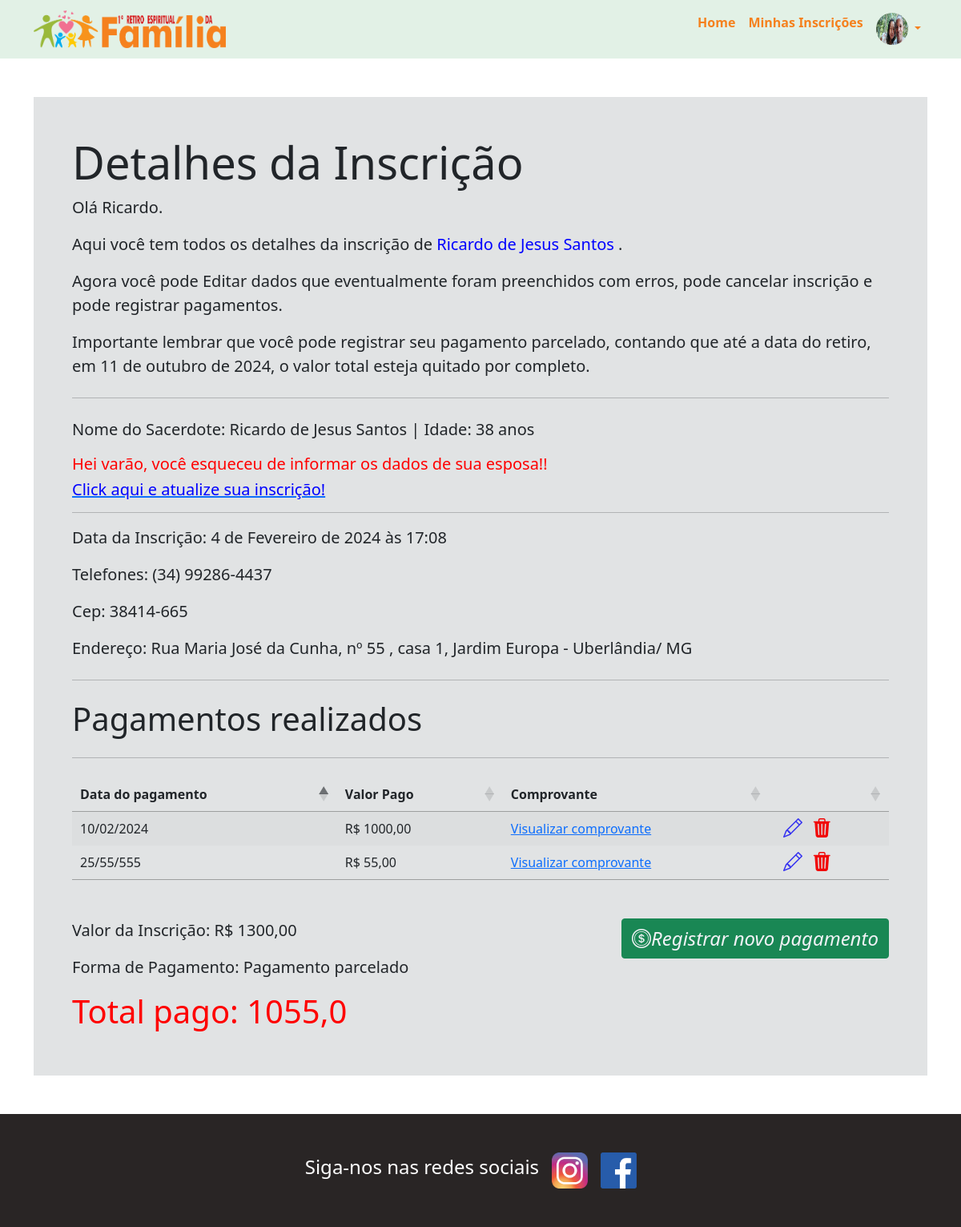
The app's page /inscricao/datalhe/2 (signed in), older data.
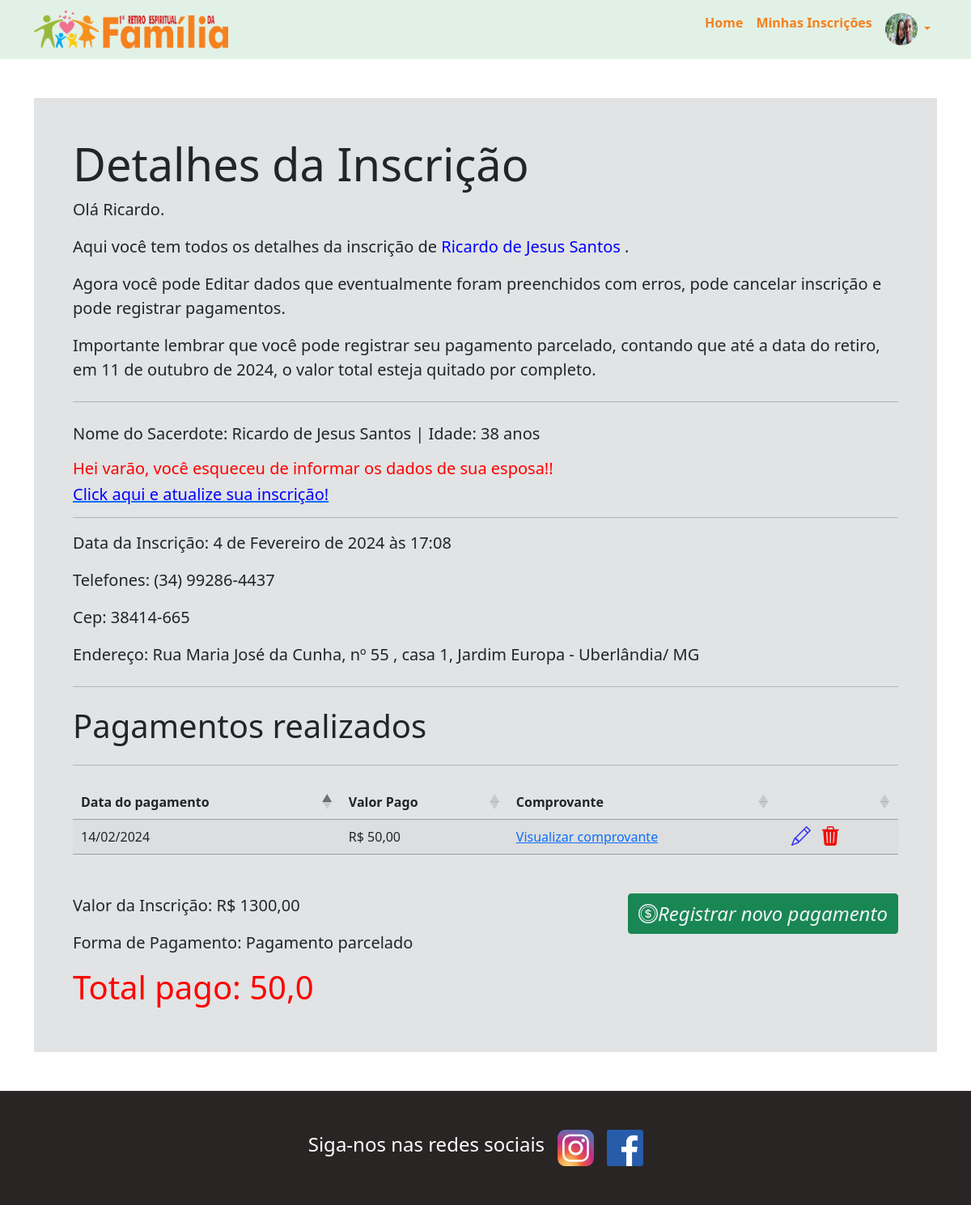
The same page, newer data.
### user_profile/models.py (models this page shows, shortened)
class UserProfile(models.Model):
    nome_completo = models.CharField(max_length=50, null=True)
    telefone = models.CharField(max_length=16, null=True)
    foto = models.ImageField(upload_to='fotos_usuarios', null=True, blank=True, verbose_name='Imagem')
    usuario = models.OneToOneField(User, on_delete=models.CASCADE)
    class Meta:
        verbose_name = 'Perfil'
        verbose_name_plural = 'Perfis'

### subscription/models.py (models this page shows, shortened)
class Inscricoes(models.Model):
    user = models.ForeignKey(User, on_delete=models.CASCADE, blank=True)
    nome_inscrito = models.CharField(max_length=50, verbose_name= 'Nome completo')
    conjuge = models.CharField(max_length=50, verbose_name= 'Nome do cônjuge', null=True, blank=True)
    idade = models.IntegerField(default=0)
    idade_conjuge = models.IntegerField(default=0, verbose_name= 'Idade do cônjuge', null=True, blank=True)
    dt_inscricao = models.DateTimeField(default=timezone.now, verbose_name= 'Data de inscrição', blank=True)
    telefone_1 = models.CharField(max_length=15, null=True, blank=True, verbose_name='Telefone 1')
    telefone_2 = models.CharField(max_length=15, null=True, blank=True, verbose_name='Telefone 2')
    email = models.EmailField(null=True, blank=True, verbose_name='E-mail')
    responsavel = models.CharField(max_length=50, verbose_name= 'Responsável', blank=True, default="-")
    cep = models.CharField(max_length=11, null=True, blank=True)
    logradouro = models.CharField(max_length=200, null=True, blank=True)
    numero = models.IntegerField(null=True, blank=True, default=0)
    complemento = models.CharField(max_length=50, null=True, blank=True)
    bairro = models.CharField(max_length=200, null=True, blank=True)
    cidade = models.CharField(max_length=200, null=True, blank=True)
    uf = models.CharField(max_length=100, null=True, blank=True)
    total_pago = models.DecimalField(max_digits=6, decimal_places=2, blank=True, default=0.0)
    RESPONSAVEL_CHOICES = (
        ("Pai", "Pai"),
        ("Mãe", "Mãe"),
        ("Responsável legal", "Responsavel legal")
    )
    parentesco_responsável = models.CharField(max_length=50, choices = RESPONSAVEL_CHOICES, blank= True, null=True, verbose_name= 'Parentesco')
    ESTADO_CIVIL_CHOICES = (
        ("Casado", "Casado"),
        ("Solteiro", "Solteiro"),
        ("Namorando", "Namorando")
    )
    estado_civil = models.CharField(max_length=20, choices = ESTADO_CIVIL_CHOICES )
    valor_inscricao = models.DecimalField(max_digits=6, decimal_places=2, blank=True)
    STATUS_CHOICES = (
        ("Pago", "Pago"),
        ("Pagamento parcelado", "Pagamento parcelado"),
    )
    status = models.CharField(max_length=50, choices = STATUS_CHOICES,  default="Pagamento parcelado", blank= True)
    class Meta:
        verbose_name = 'Inscrição'
        verbose_name_plural = 'Inscrições'

class Pagamento(models.Model):
    inscricao = models.ForeignKey(Inscricoes, on_delete = models.CASCADE, blank=True, null=True)
    data_registro= models.DateTimeField(default=timezone.now, blank=True, null=True)
    data_pagamento = models.CharField(max_length=12)
    valor = models.DecimalField(max_digits=6, decimal_places=2)
    comprovante_pagamento = models.FileField(upload_to ='uploads/')
    class Meta:
        verbose_name = 'Pagamento'
        verbose_name_plural = 'Pagamentos'

### subscription/views.py (the view)
# urls.py: path('datalhe/<int:id>', detalhe_incricao, name='incricoes_detalhe'),
@login_required()
def detalhe_incricao(request, id):
    inscricao = get_object_or_404(Inscricoes, pk=id, user=request.user)
    pagamentos = Pagamento.objects.filter(inscricao=inscricao)
    qtd_pgtos = len(pagamentos)
    if (qtd_pgtos != 0):
        total_pago = Pagamento.objects.filter(inscricao=inscricao).aggregate(total=Sum('valor'))
        total_pago = float(total_pago['total'])
    else:
        total_pago = 0.0
    context = {
        'inscricao': inscricao,
        'pagamentos': pagamentos,
        'total_pago': total_pago,
    }
    return render(request, 'inscricoes_details.html', context )

### subscription/templates/inscricoes_details.html (shortened to what this page needs)
{% extends 'partials/base.html' %}
{% load static %}
{% block main %}
<div class="container pt-5 pb-5">
    <div class="jumbotron p-5">
        <h1 class="display-4">Detalhes da Inscrição</h1>
        <p class="lead">Olá {{user.username}}.</p>
        <p class="lead">Aqui você tem todos os detalhes da inscrição de <b class="pago">{{inscricao.nome_inscrito }}
                {% if inscricao.conjuge %} e {{inscricao.conjuge }} {% endif %}</b>.</p>
        <p class="lead">Agora você pode Editar dados que eventualmente foram preenchidos com erros, pode cancelar
            inscrição e pode registrar pagamentos.</p>
        <p class="lead">Importante lembrar que você pode registrar seu pagamento parcelado, contando que até a data do
            retiro, em 11 de outubro de 2024, o valor total esteja quitado por completo. </p>
        <hr class="my-4">
        {% if inscricao.estado_civil == 'Casado' %}
        <p class="lead"><b>Nome do Sacerdote: </b> {{inscricao.nome_inscrito }} |
            <b>Idade: </b> {{inscricao.idade }} anos
        </p>
        {% if inscricao.conjuge %}
        <p class="lead"><b>Nome da Esposa virtuosa: </b> {{inscricao.conjuge }} |
            <b>Idade: </b> {{inscricao.idade_conjuge }} anos
        </p>
        {% else %}
        <h5 class="card-title a_pagar">Hei varão, você esqueceu de informar os dados de sua esposa!!
        </h5>
        <a href="{% url 'atualizar' inscricao.id %}">
            <h5 class="card-title pago">Click aqui e atualize sua inscrição!</h5>
        </a>
        <hr>
        {% endif %}
        <p class="lead"><b>Data da Inscrição: </b> {{inscricao.dt_inscricao }} </p>
        <p class="lead"><b>Telefones: </b> {% if inscricao.telefone_1 %}{{inscricao.telefone_1 }} {% endif %}
            {% if incricao.telefone_2 %} | {{inscricao.telefone_2 }} {% endif %}</p>
        <p class="lead"><b>Cep: </b> {{inscricao.cep }} </p>
        <p class="lead"><b>Endereço: </b> {{inscricao.logradouro }}, nº {{inscricao.numero }}
            {% if inscricao.complemento %}, {{ inscricao.complemento}}{% endif %}, {{inscricao.bairro }}
            - {{inscricao.cidade }}/ {{ inscricao.uf}}
        </p>
        {% endif %}
        <hr class="my-4">
        <h3 class="display-6">Pagamentos realizados</h3>
        <hr class="my-4">
        <table id="list-insc" class="stripe">
            <thead>
                <tr>
                    <th>Data do pagamento </th>
                    <th>Valor Pago</th>
                    <th>Comprovante</th>
                    <th></th>
                </tr>
            </thead>
            <tbody>
                {% for p in pagamentos %}
                <tr>
                    <td>{{ p.data_pagamento }}</td>
                    <td>R$ {{ p.valor }}</td>
                    <td><a href=" {{ p.comprovante_pagamento.url }}" target="_blank">Visualizar comprovante</a> </td>
                    <td><a href="{% url 'pagamento_edit' p.id %}"><i class="bi bi-pencil m-2"
                                style="font-size: 1.5rem; color: #3532f0;"></i></a>
                        <a href="{% url 'pagamento_delete' p.id %}"><i class="bi bi-trash3-fill"
                                style="font-size: 1.5rem; color: #f10808;"></i></a>
                    </td>
                </tr>
                {% endfor %}
            </tbody>
        </table>
        <div class="mt-5 d-flex justify-content-between">
            <div>
                <p class="lead"><b>Valor da Inscrição: </b>R$ {{inscricao.valor_inscricao }} </p>
                <p class="lead"><b>Forma de Pagamento: </b> {{inscricao.status }} </p>
                {% if total_pago >= inscricao.valor_inscricao %}
                <h1 class="display-6 pago"> Total pago: {{total_pago }}</h1>
                {% else %}
                <h1 class="display-6 a_pagar"> Total pago: {{total_pago }}</h1>
                {% endif %}
            </div>
            <div>
                <a href="{% url 'incricoes_pagar' inscricao.id %}" class="btn btn-success"><i class="bi bi-coin"
                        style="font-size: 1.5rem; color: #f1f2f6;">Registrar novo pagamento</i></a>
            </div>
        </div>
    </div>
</div>
{% endblock %}

### templates/partials/base.html
{% load static %}
{% include 'partials/header.html' %}
{% block main %}
{% endblock%}
{% include 'partials/footer.html' %}

### templates/partials/header.html (shortened to what this page needs)
{% load static %}
<head>
  <link rel="stylesheet" href="{% static 'styles/styles.css' %}">
  <link rel="stylesheet" href="{% static 'styles/wickedcss.min.css' %}">
  <link rel="stylesheet" href="https://unpkg.com/aos@next/dist/aos.css" />
  <link rel="stylesheet" href="https://cdn.datatables.net/1.13.7/css/jquery.dataTables.css" />
  <link rel="stylesheet" href="https://cdn.jsdelivr.net/npm/bootstrap-icons@1.11.1/font/bootstrap-icons.css"
>
  <link href="https://cdn.jsdelivr.net/npm/bootstrap@5.0.2/dist/css/bootstrap.min.css" rel="stylesheet"
>
</head>
<body>
  <nav class="navbar navbar-expand-lg navbar-light">
    <div class="container">
      <a class="navbar-brand" href="{% url 'home'%}">
        <img src="{% static  'imgs/logo-retiro.png' %}" alt="" width="240px">
      </a>
      <div class="collapse navbar-collapse d-flex justify-content-end" id="navbarSupportedContent">
        <ul class="navbar-nav">
          {% if user.is_authenticated %}
          <li class="nav-item">
            <a class="nav-link active" aria-current="page" href="{% url 'home'%}">Home</a>
          </li>
          <li class="nav-item">
            <a class="nav-link" href="{% url 'incricoes_list'%}">Minhas Inscrições</a>
          </li>
          <li class="nav-item dropdown">
            <a class="nav-link dropdown-toggle" href="#" data-bs-toggle="dropdown" aria-expanded="false"
              id="navbarDropdownMenuLink" role="button" aria-haspopup="true" aria-expanded="false">
              {% if user.userprofile.foto %}
              <img src="{{ user.userprofile.foto.url }}" width="40" height="40" class="rounded-circle">
              {% else %}
              <img src="{% static  'imgs/default-user-image.jpg' %}" width="40" height="40" class="rounded-circle">
              {% endif %}
            </a>
          </li>
          {% endif %}
        </ul>
      </div>
    </div>
  </nav>

### templates/partials/footer.html (shortened to what this page needs)
{% load static %}
<nav class="footer p-5">
    <div class="container">
        <div class="row w-100">
            <div class="col-4 d-flex w-100 justify-content-center align-items-center gap-3">
                <h4 style="color: white;">Siga-nos nas redes sociais</h4>
                <img src="{% static  'imgs/logo-instagram.png' %}" alt="" height="45px">
                <img src="{% static  'imgs/logo-facebook.png' %}" alt="" height="45px">
            </div>
        </div>
    </div>
</nav>
</body>
</html>

### static/styles/styles.css (style rules this page uses)
.navbar { background-color: var(--global-primary-color); }
.footer { background-color: var(--bg-foter); }
.nav-link { color: var(--title-color-secondary) !important; font-weight: bolder; }
.jumbotron { background-color: #e1e3e4; }
.a_pagar { color: #ff0000; }
.pago { color: #0000ff; }

Row changes from the older to the newer data that the page shows:
removed Pagamento: data_pagamento "25/55/555", valor "55,00"
removed Pagamento: data_pagamento "10/02/2024", valor "1000,00"
added Pagamento: data_pagamento "14/02/2024", valor "50,00"
Text that changed along with them:
{{ total_pago }}: "1055,0" → "50,0"
